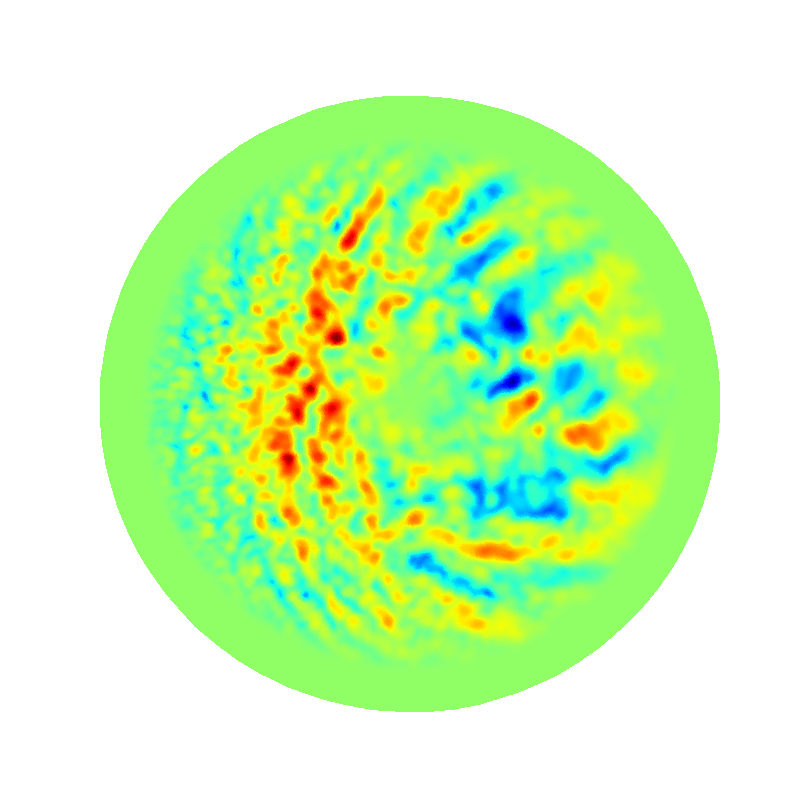
#> input picture opencv-python-color-detection/original.png, 800 x 800 px, found by its file name; the run also reads 1 picture not shown here
$ python detect_color_py2.py --image original.png
#> lines starting #> are read from the running program, lines starting #| are printed output that depends on the picture; long printed decimals are rounded
# USAGE
# python detect_color.py --image pokemon_games.png

# import the necessary packages
from __future__ import print_function
import math
import numpy as np
import argparse
import cv2
import time
import matplotlib
matplotlib.use('Agg')
from matplotlib import pyplot as plt


def pdist(pt1, pt2):
    x = pt1[0] - pt2[0]
    y = pt1[1] - pt2[1]
    return math.sqrt(math.pow(x, 2) + math.pow(y, 2))

# construct the argument parse and parse the arguments
ap = argparse.ArgumentParser()
ap.add_argument("-i", "--image", help = "path to the image")
args = vars(ap.parse_args())

# load the image
#image = cv2.imread(args["image"])
image = []
#image.append(cv2.imread('/home/qliu/Dropbox/DataReductionEvaluate-2018-restored/figures/mergeCompress/dpot-1x.png'))
name_hat = "/home/cephuser/opencv-python-color-detection/"
name_tail1 = "original"
#name_tail2 = "original"
name_tail2 = "0_finer"
print (name_tail2)
name1 = name_hat+name_tail1+".png"
name2 = name_hat+name_tail2+".png"
image.append(cv2.imread(name1))
image.append(cv2.imread(name2))
# [15 lines of commented-out code are left out]
boundaries = [
	([0, 0, 100], [204, 204, 255]), #red
	([86, 31, 4], [220, 88, 50]),
	([25, 146, 190], [62, 174, 250]),
	([103, 86, 65], [145, 133, 128])
]

(lower, upper) = boundaries[0]
print (boundaries[0])

# create NumPy arrays from the boundaries
lower = np.array(lower, dtype = "uint8")
upper = np.array(upper, dtype = "uint8")

	# find the colors within the specified boundaries and apply
	# the mask


# show the images
#plt.imshow(output)
#plt.show()

# Setup SimpleBlobDetector parameters.
params = cv2.SimpleBlobDetector_Params()

# Change thresholds
params.minThreshold = 10;
params.maxThreshold = 200;
print (params.thresholdStep)
# Filter by Area.
params.filterByArea = 1
params.minArea = 50

# Filter by Circularity
#params.filterByCircularity = True
#params.minCircularity = 0.1

# Filter by Convexity
params.filterByConvexity = 1
params.minConvexity = 0.3
#params.maxConvexity = 1


# Filter by Inertia
params.filterByInertia = 1
params.minInertiaRatio = 0.1
#params.maxInertiaRatio = 1

# Set up the detector with default parameters.
detector = cv2.SimpleBlobDetector_create(params)


mask = []
output = []
gray_image = []
keypoints = []
print(len(image))
#| 2
for i in range(len(image)):
    time1 = time.time()
    mask.append(cv2.inRange(image[i], lower, upper))
    output.append(cv2.bitwise_and(image[i], image[i], mask = mask[i]))
    gray_image.append(cv2.cvtColor(output[i], cv2.COLOR_BGR2GRAY))
    keypoints.append(detector.detect(gray_image[i]))
    time2 = time.time()
    print ('blob detection time', (time2 - time1))
    print ('image %d blob # %d' %(i, len(keypoints[i])))


    total_diameter = 0
    total_blob_area  = 0
    for k in keypoints[i]:
        total_diameter = total_diameter + k.size
        total_blob_area = total_blob_area + 3.14 * math.pow(k.size/2, 2)
    if len(keypoints[i]):
        print ('avg diameter', total_diameter / len(keypoints[i]))
    else:
        print ('avg diameter', 0)
    print ('aggregate blob area', total_blob_area)

    if i > 0:
        overlap = 0
        for k in keypoints[i]:
            for p in keypoints[0]:
                if pdist(k.pt, p.pt) < (k.size + p.size) * 1.0 / 2.0:
                    overlap = overlap + 1.0
                    break
        if len(keypoints[i]):
            print ('overlap ratio', overlap / len(keypoints[i]))
        else:
            print ('overlap ratio', 0)

    im_with_keypoints = cv2.drawKeypoints(cv2.cvtColor(image[i], cv2.COLOR_BGR2RGB), keypoints[i], np.array([]), (0,0,255), cv2.DRAW_MATCHES_FLAGS_DRAW_RICH_KEYPOINTS)
    plt.imshow(im_with_keypoints)
    plt.axis('off')
    plt.savefig('/home/cephuser/opencv-python-color-detection/blobed/'+name_tail2+'_blobed.pdf', dpi=600,format='pdf')
#> this loop made 2 passes
#| blob detection time 0.01456
#| image 0 blob # 23
#| avg diameter 15.570
#| aggregate blob area 4810.242
#| blob detection time 0.01448
#| image 1 blob # 30
#| avg diameter 15.492
#| aggregate blob area 6290.059
#| overlap ratio 0.7333
#> pass 1, `im_with_keypoints = cv2.drawKeypoints(cv2.cvtColor(image[i], cv2.COLOR..`:
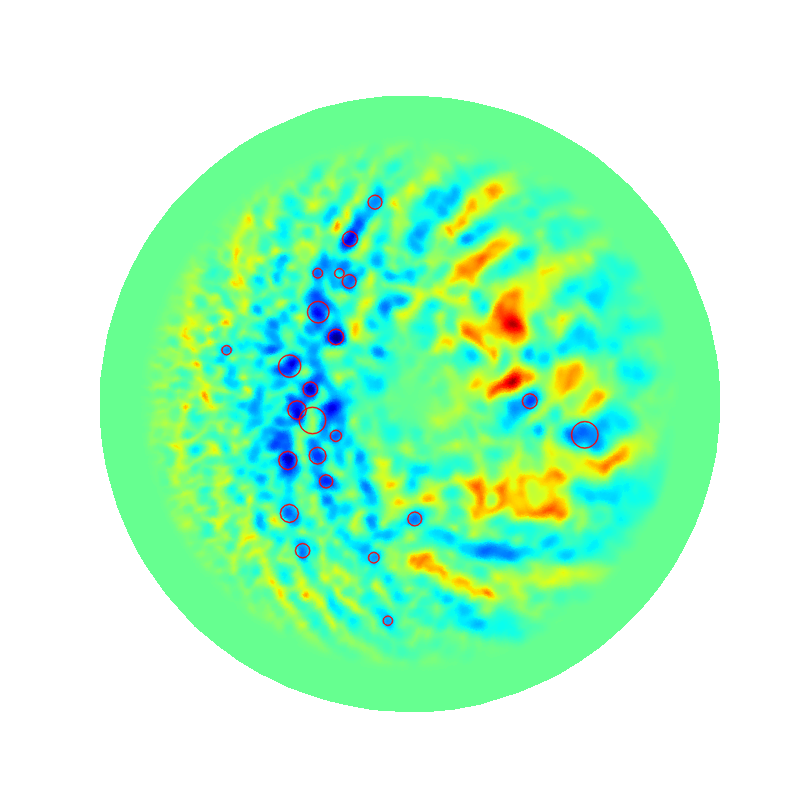
#> im_with_keypoints: shape (800, 800, 3); mean of channels 0, 1, 2 204.6, 250.3, 182.1; drawn as B, G, R
#> pass 2, `plt.savefig('/home/cephuser/opencv-python-color-detection/blobed/'+nam..`:
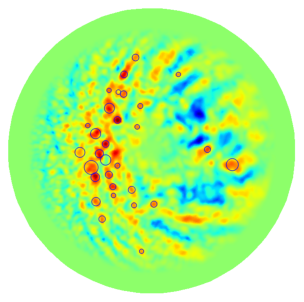
#> figure drawn by matplotlib, 1 panel
    # [17 lines of commented-out code are left out]
